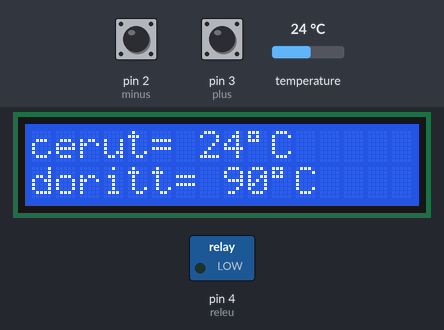
Recording of a sketch running on a simulated Arduino Uno, built with avr-gcc and run on an emulated ATmega328P. On the bench: 16×2 character LCD, switched loads named in the sketch (green lamp = pin HIGH). Inputs (shaded band) come from the test bench; at power-on: temperature 24 °C, pin 2 (minus) HIGH, pin 3 (plus) HIGH. EEPROM starts erased; what the sketch prints to the serial monitor is not drawn.

Above: at 2.0 s.
2.1 s: temperature set to 1 °C
At 3.1 s:
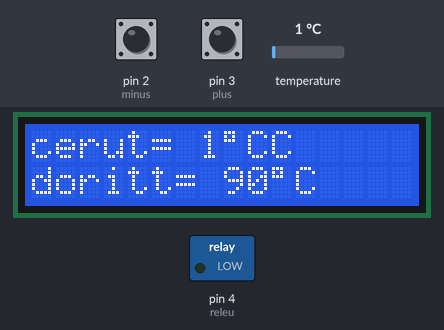
4.0 s: pin 2 (minus) pulled LOW for 3.2 s
At 8.6 s:
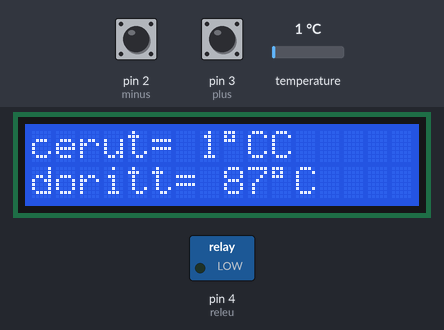
8.7 s: pin 2 (minus) pulled LOW for 1.1 s
At 11.4 s:
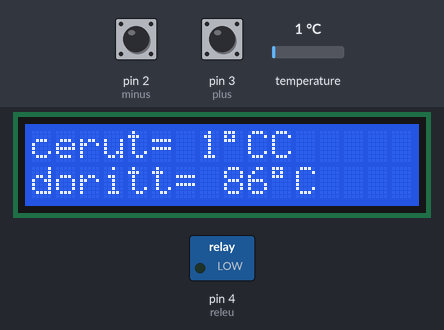
12.2 s: temperature set to 12 °C
At 13.1 s:
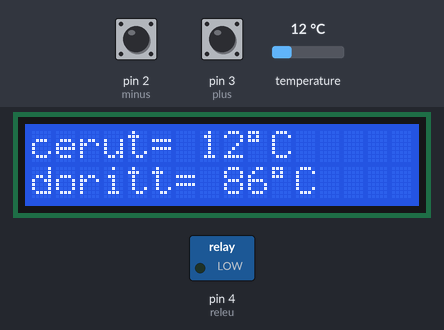
14.0 s: pin 3 (plus) pulled LOW for 3.2 s
At 18.6 s:
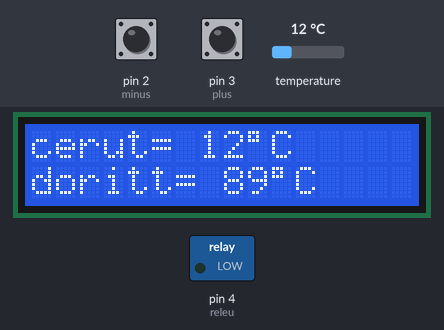
18.7 s: pin 3 (plus) pulled LOW for 1.1 s
At 21.6 s:
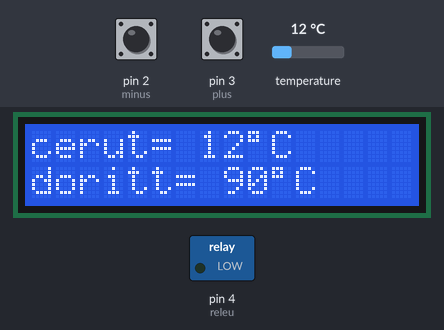
Timing chart, 0 to 23.1 s (numbered marks = the images above; inputs shaded):
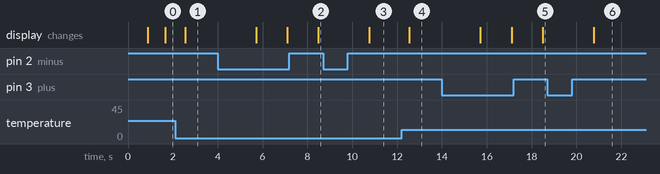

Measured:
- after the input at 2.1 s, the display: changes after 0.45 s (image 1)
- after the input at 4.0 s, the display: first changes after 1.7 s (image 2 shows a later state)
- after the input at 8.7 s, the display: changes after 2.1 s (image 3)
- after the input at 12.2 s, the display: changes after 0.35 s (image 4)
- after the input at 14.0 s, the display: first changes after 1.7 s (image 5 shows a later state)
- after the input at 18.7 s, the display: changes after 2.1 s (image 6)

The sketch:

DS18B20_thermostat.ino
```cpp
// simple thermostat by Nicu FLORICA (niq_ro)

// Include the libraries we need
#include <OneWire.h>
#include <DallasTemperature.h>
#include <Wire.h>
#include <LiquidCrystal_I2C.h>
#include <EEPROM.h>

// Set the LCD address to 0x27 for a 16 chars and 2 line display
LiquidCrystal_I2C lcd(0x27, 16, 2);

// Data wire is plugged into port 2 on the Arduino
#define ONE_WIRE_BUS 10

// Setup a oneWire instance to communicate with any OneWire devices (not just Maxim/Dallas temperature ICs)
OneWire oneWire(ONE_WIRE_BUS);

// Pass our oneWire reference to Dallas Temperature.
DallasTemperature sensors(&oneWire);

#define releu 4
#define minus 2
#define plus 3

#define adresa 100

byte prag = 0;
int temperatura = 0;
byte pragminim = 30;
byte pragmaxim = 90;
byte histerezis = 1;

unsigned long timpcitire = 0;
unsigned long pauzacitire = 10000;  // 10 secunde

void setup(void)
{
  // start serial port
  Serial.begin(9600);
  Serial.println("termostat pompa centrala");

// initialize the LCD
  lcd.begin();

  // Turn on the blacklight and print a message.
  lcd.backlight();
  lcd.print("Termostat pompa");
  lcd.setCursor(0,1);
  lcd.print("vers.1.0");

pinMode(minus, INPUT);
pinMode(plus, INPUT);
pinMode(releu, OUTPUT);
digitalWrite(minus, HIGH);
digitalWrite(plus, HIGH);
digitalWrite(releu, LOW);

// EEPROM.write(adresa, 30); // just first date
prag = EEPROM.read(adresa);
if (prag < 30)
{
  prag = pragminim;
  EEPROM.write(adresa, prag);
}
if (prag > 90)
{
  prag = pragmaxim;
  EEPROM.write(adresa, prag);
}

  // Start up the library
  sensors.begin();

Serial.print("Requesting temperatures...");
sensors.requestTemperatures(); // Send the command to get temperatures
Serial.println("DONE");
Serial.print("Temperature for the device 1 (index 0) is: ");
temperatura = sensors.getTempCByIndex(0);
Serial.println(temperatura);
timpcitire = millis();

lcd.clear();
}

void loop(void)
{

if (timpcitire - millis() > pauzacitire)
{
  Serial.print("Requesting temperatures...");
  sensors.requestTemperatures(); // Send the command to get temperatures
  Serial.println("DONE");
  Serial.print("Temperature for the device 1 (index 0) is: ");
temperatura = sensors.getTempCByIndex(0);
Serial.println(temperatura);
timpcitire = millis();
}


lcd.setCursor(0,0);
lcd.print("cerut= ");
lcd.print(temperatura);
lcd.write(0b11011111);
lcd.print("C");
lcd.setCursor(0,1);
lcd.print("doritt= ");
lcd.print(prag);
lcd.write(0b11011111);
lcd.print("C");

if (digitalRead(minus) == LOW)
{
  prag = prag -1;
  if (prag < 30) prag = pragminim;
  delay(500);
  EEPROM.write(adresa, prag);
}

if (digitalRead(plus) == LOW)
{
  prag = prag +1;
  if (prag > 90) prag = pragmaxim;
  delay(500);
  EEPROM.write(adresa, prag);
}


if (temperatura > prag)
{
  digitalWrite(releu, HIGH);
lcd.setCursor(15,0);
lcd.print("*");
}

if (temperatura < prag - histerezis)
{
  digitalWrite(releu, LOW);
lcd.setCursor(15,0);
lcd.print(" ");
}

delay(100);
}  // end program
```
